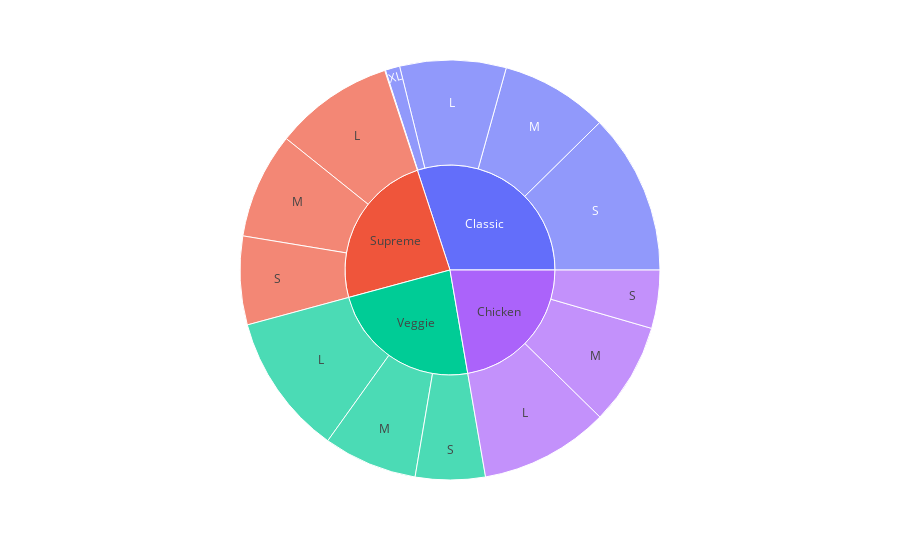

The cell this chart's notebook holds for it:
### Markdown cell above
`Selling quantity by size in each category`

### Code cell
fig = px.sunburst(df, path=['category','size'], values='quantity')
fig.show()

### Figure 1 — Plotly figure (JSON) as saved in the notebook; plotly's stock layout.template omitted (floating-point values rounded to 4 significant figures)
{"data": [{"branchvalues": "total", "domain": {"x": [0, 1], "y": [0, 1]}, "hovertemplate": "labels=%{label}<br>quantity=%{value}<br>parent=%{parent}<br>id=%{id}<extra></extra>", "ids": ["Chicken/L", "Classic/L", "Supreme/L", "Veggie/L", "Chicken/M", "Classic/M", "Supreme/M", "Veggie/M", "Chicken/S", "Classic/S", "Supreme/S", "Veggie/S", "Classic/XL", "Classic/XXL", "Chicken", "Classic", "Supreme", "Veggie"], "labels": ["L", "L", "L", "L", "M", "M", "M", "M", "S", "S", "S", "S", "XL", "XXL", "Chicken", "Classic", "Supreme", "Veggie"], "name": "", "parents": ["Chicken", "Classic", "Supreme", "Veggie", "Chicken", "Classic", "Supreme", "Veggie", "Chicken", "Classic", "Supreme", "Veggie", "Classic", "Classic", "", "", "", ""], "type": "sunburst", "values": [4932, 4057, 4564, 5403, 3894, 4112, 4046, 3583, 2224, 6139, 3377, 2663, 552, 28, 11050, 14888, 11987, 11649]}], "layout": {"legend": {"tracegroupgap": 0}, "margin": {"t": 60}}}
